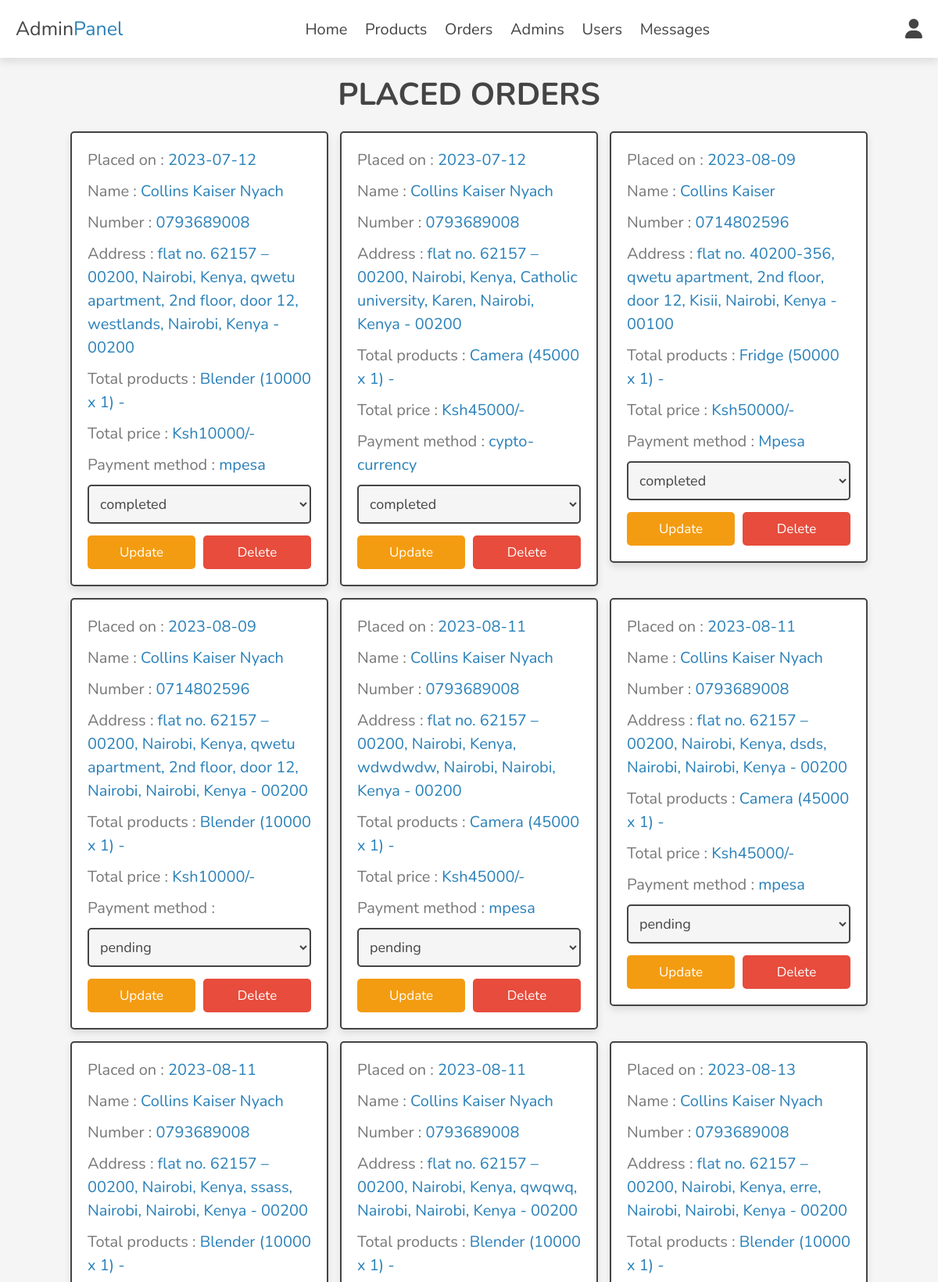
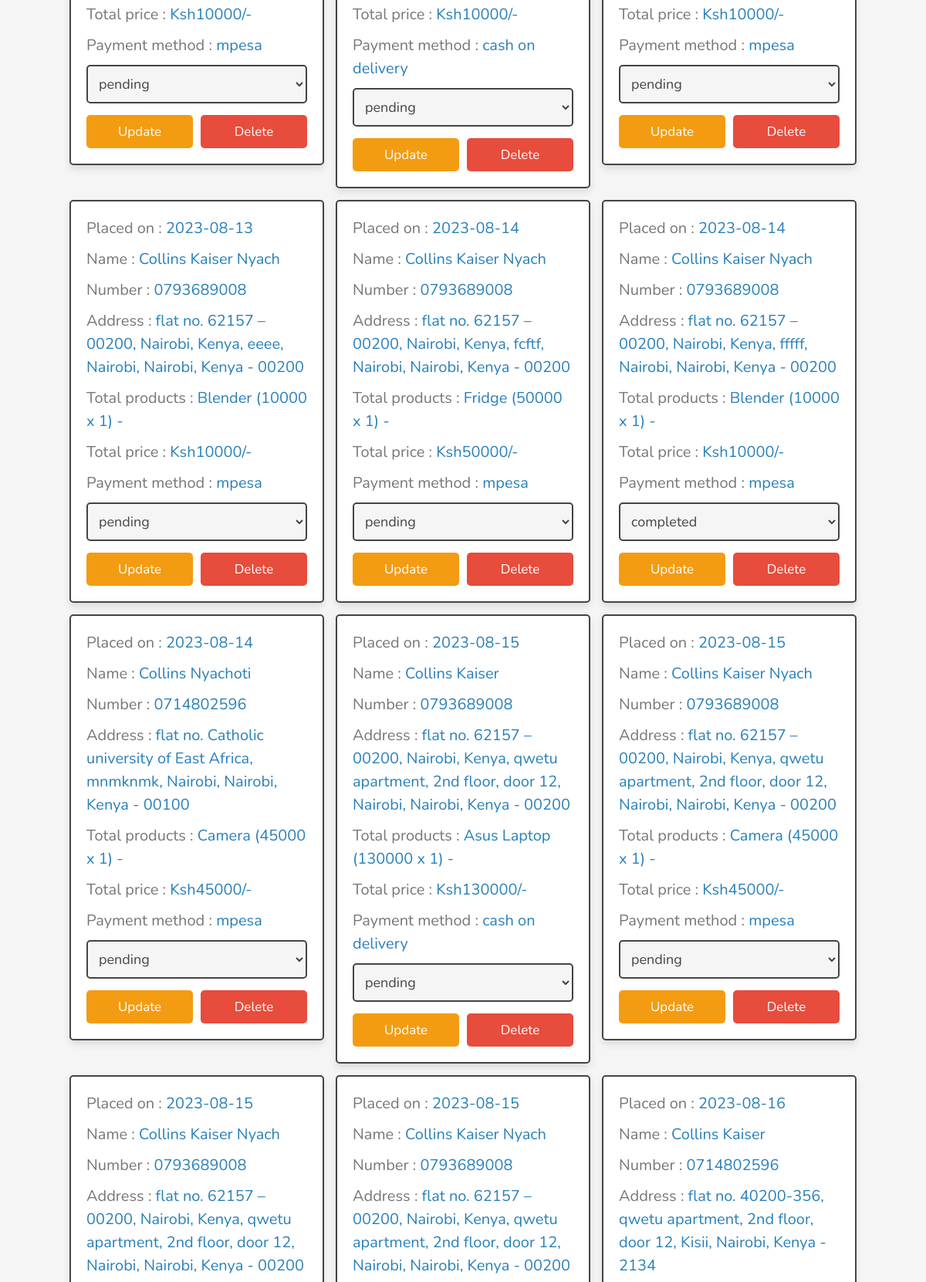
/admin/placed_orders.php (signed in, upper part), run on the app's committed database (2 pictures, top to bottom).
### tables this page shows
CREATE TABLE `orders` (
  `id` int(100) NOT NULL,
  `user_id` int(100) NOT NULL,
  `name` varchar(20) NOT NULL,
  `number` varchar(10) NOT NULL,
  `email` varchar(50) NOT NULL,
  `method` varchar(50) NOT NULL,
  `address` varchar(500) NOT NULL,
  `total_products` varchar(1000) NOT NULL,
  `total_price` int(100) NOT NULL,
  `placed_on` date NOT NULL DEFAULT current_timestamp(),
  `payment_status` varchar(20) NOT NULL DEFAULT 'pending'
);

### admin/placed_orders.php (the view, shortened to what this page needs)
<?php
include '../components/connect.php';
?>
<!DOCTYPE html>
<html lang="en">
<head>
   <link rel="stylesheet" href="https://cdnjs.cloudflare.com/ajax/libs/font-awesome/6.1.1/css/all.min.css">
   <link rel="stylesheet" href="../css/admin_style.css">
</head>
<body>
<?php include '../components/admin_header.php'; ?>
<section class="orders">
<h1 class="heading">Placed orders</h1>
<div class="box-container">
   <?php
      $select_orders = $conn->prepare("SELECT * FROM `orders`");
      $select_orders->execute();
      if($select_orders->rowCount() > 0){
         while($fetch_orders = $select_orders->fetch(PDO::FETCH_ASSOC)){
   ?>
   <div class="box">
      <p> Placed on : <span><?= $fetch_orders['placed_on']; ?></span> </p>
      <p> Name : <span><?= $fetch_orders['name']; ?></span> </p>
      <p> Number : <span><?= $fetch_orders['number']; ?></span> </p>
      <p> Address : <span><?= $fetch_orders['address']; ?></span> </p>
      <p> Total products : <span><?= $fetch_orders['total_products']; ?></span> </p>
      <p> Total price : <span>Ksh<?= $fetch_orders['total_price']; ?>/-</span> </p>
      <p> Payment method : <span><?= $fetch_orders['method']; ?></span> </p>
      <form action="" method="post">
         <select name="payment_status" class="select">
            <option selected disabled><?= $fetch_orders['payment_status']; ?></option>
         </select>
        <div class="flex-btn">
         <input type="submit" value="update" class="option-btn" name="update_payment">
         <a href="placed_orders.php?delete=<?= $fetch_orders['id']; ?>" class="delete-btn" onclick="return confirm('delete this order?');">Delete</a>
        </div>
      </form>
   </div>
   <?php
         }
      }else{
         echo '<p class="empty">No orders placed yet!</p>';
      }
   ?>
</div>
</section>
</body>
</html>

### css/admin_style.css (style rules this page uses)
:root { --main-color:#2980b9; --orange:#f39c12; --red:#e74c3c; --black:#444; --white:#fff; --light-color:#777; --light-bg:#f5f5f5; --border:.2rem solid var(--black); --box-shadow:0 .5rem 1rem rgba(0,0,0,.1); }
* { font-family: 'Nunito', sans-serif; margin:0; padding:0; box-sizing: border-box; outline: none; border:none; text-decoration: none; }
html { font-size: 62.5%; overflow-x: hidden; }
body { background-color: var(--light-bg); }
section { padding:2rem; max-width: 1200px; margin:0 auto; }
.heading { font-size: 4rem; color:var(--black); margin-bottom: 2rem; text-align: center; text-transform: uppercase; }
.btn, .delete-btn, .option-btn { display: block; width: 100%; margin-top: 1rem; border-radius: .5rem; padding:1rem 3rem; font-size: 1.7rem; text-transform: capitalize; color:var(--white); cursor: pointer; text-align: center; }
.option-btn { background-color: var(--orange); }
.delete-btn { background-color: var(--red); }
.flex-btn { display: flex; gap:1rem; }
.orders .box-container { display: grid; grid-template-columns: repeat(auto-fit, 33rem); gap:1.5rem; align-items: flex-start; justify-content: center; }
.orders .box-container .box { padding:2rem; padding-top: 1rem; border-radius: .5rem; border:var(--border); background-color: var(--white); box-shadow: var(--box-shadow); }
.orders .box-container .box p { line-height: 1.5; font-size: 2rem; color:var(--light-color); margin:1rem 0; }
.orders .box-container .box p span { color:var(--main-color); }
.orders .box-container .select { margin-bottom: .5rem; width: 100%; background-color: var(--light-bg); padding:1rem; font-size: 1.8rem; color:var(--black); border-radius: .5rem; border:var(--border); }

### data on the page
orders: placed_on "2023-07-12", name "Collins Kaiser Nyach", number "0793689008", address "flat no. 62157 – 00200, Nairobi, Kenya, qwetu apartment, 2nd floor, door 12, westlands, Nairobi, Kenya - 00200", total_products "Blender (10000 x 1) -", total_price "10000", method "mpesa", payment_status "completed"
orders: placed_on "2023-07-12", name "Collins Kaiser Nyach", number "0793689008", address "flat no. 62157 – 00200, Nairobi, Kenya, Catholic university, Karen, Nairobi, Kenya - 00200", total_products "Camera (45000 x 1) -", total_price "45000", method "cypto-currency", payment_status "completed"
orders: placed_on "2023-08-09", name "Collins Kaiser", number "0714802596", address "flat no. 40200-356, qwetu apartment, 2nd floor, door 12, Kisii, Nairobi, Kenya - 00100", total_products "Fridge (50000 x 1) -", total_price "50000", method "Mpesa", payment_status "completed"
orders: placed_on "2023-08-09", name "Collins Kaiser Nyach", number "0714802596", address "flat no. 62157 – 00200, Nairobi, Kenya, qwetu apartment, 2nd floor, door 12, Nairobi, Nairobi, Kenya - 00200", total_products "Blender (10000 x 1) -", total_price "10000", payment_status "pending"
orders: placed_on "2023-08-11", name "Collins Kaiser Nyach", number "0793689008", address "flat no. 62157 – 00200, Nairobi, Kenya, wdwdwdw, Nairobi, Nairobi, Kenya - 00200", total_products "Camera (45000 x 1) -", total_price "45000", method "mpesa", payment_status "pending"
orders: placed_on "2023-08-11", name "Collins Kaiser Nyach", number "0793689008", address "flat no. 62157 – 00200, Nairobi, Kenya, dsds, Nairobi, Nairobi, Kenya - 00200", total_products "Camera (45000 x 1) -", total_price "45000", method "mpesa", payment_status "pending"
orders: placed_on "2023-08-11", name "Collins Kaiser Nyach", number "0793689008", address "flat no. 62157 – 00200, Nairobi, Kenya, ssass, Nairobi, Nairobi, Kenya - 00200", total_products "Blender (10000 x 1) -", total_price "10000", method "mpesa", payment_status "pending"
orders: placed_on "2023-08-11", name "Collins Kaiser Nyach", number "0793689008", address "flat no. 62157 – 00200, Nairobi, Kenya, qwqwq, Nairobi, Nairobi, Kenya - 00200", total_products "Blender (10000 x 1) -", total_price "10000", method "cash on delivery", payment_status "pending"
orders: placed_on "2023-08-13", name "Collins Kaiser Nyach", number "0793689008", address "flat no. 62157 – 00200, Nairobi, Kenya, erre, Nairobi, Nairobi, Kenya - 00200", total_products "Blender (10000 x 1) -", total_price "10000", method "mpesa", payment_status "pending"
orders: placed_on "2023-08-13", name "Collins Kaiser Nyach", number "0793689008", address "flat no. 62157 – 00200, Nairobi, Kenya, eeee, Nairobi, Nairobi, Kenya - 00200", total_products "Blender (10000 x 1) -", total_price "10000", method "mpesa", payment_status "pending"
orders: placed_on "2023-08-14", name "Collins Kaiser Nyach", number "0793689008", address "flat no. 62157 – 00200, Nairobi, Kenya, fcftf, Nairobi, Nairobi, Kenya - 00200", total_products "Fridge (50000 x 1) -", total_price "50000", method "mpesa", payment_status "pending"
orders: placed_on "2023-08-14", name "Collins Kaiser Nyach", number "0793689008", address "flat no. 62157 – 00200, Nairobi, Kenya, fffff, Nairobi, Nairobi, Kenya - 00200", total_products "Blender (10000 x 1) -", total_price "10000", method "mpesa", payment_status "completed"
orders: placed_on "2023-08-14", name "Collins Nyachoti", number "0714802596", address "flat no. Catholic university of East Africa, mnmknmk, Nairobi, Nairobi, Kenya - 00100", total_products "Camera (45000 x 1) -", total_price "45000", method "mpesa", payment_status "pending"
orders: placed_on "2023-08-15", name "Collins Kaiser", number "0793689008", address "flat no. 62157 – 00200, Nairobi, Kenya, qwetu apartment, 2nd floor, door 12, Nairobi, Nairobi, Kenya - 00200", total_products "Asus Laptop (130000 x 1) -", total_price "130000", method "cash on delivery", payment_status "pending"
orders: placed_on "2023-08-15", name "Collins Kaiser Nyach", number "0793689008", address "flat no. 62157 – 00200, Nairobi, Kenya, qwetu apartment, 2nd floor, door 12, Nairobi, Nairobi, Kenya - 00200", total_products "Camera (45000 x 1) -", total_price "45000", method "mpesa", payment_status "pending"
orders: placed_on "2023-08-15", name "Collins Kaiser Nyach", number "0793689008", address "flat no. 62157 – 00200, Nairobi, Kenya, qwetu apartment, 2nd floor, door 12, Nairobi, Nairobi, Kenya - 00200"
orders: placed_on "2023-08-15", name "Collins Kaiser Nyach", number "0793689008", address "flat no. 62157 – 00200, Nairobi, Kenya, qwetu apartment, 2nd floor, door 12, Nairobi, Nairobi, Kenya - 00200"
orders: placed_on "2023-08-16", name "Collins Kaiser", number "0714802596", address "flat no. 40200-356, qwetu apartment, 2nd floor, door 12, Kisii, Nairobi, Kenya - 2134"
